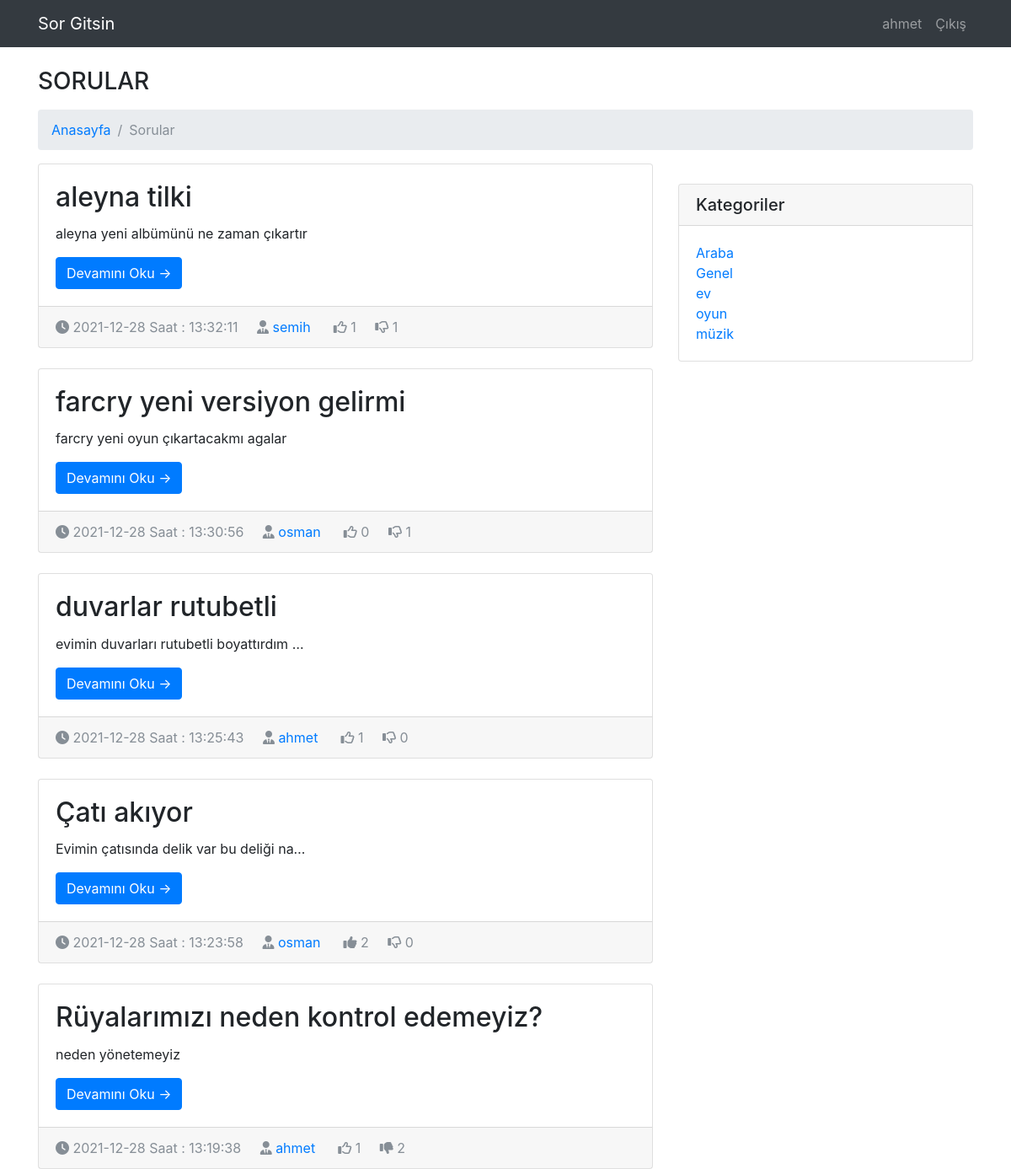
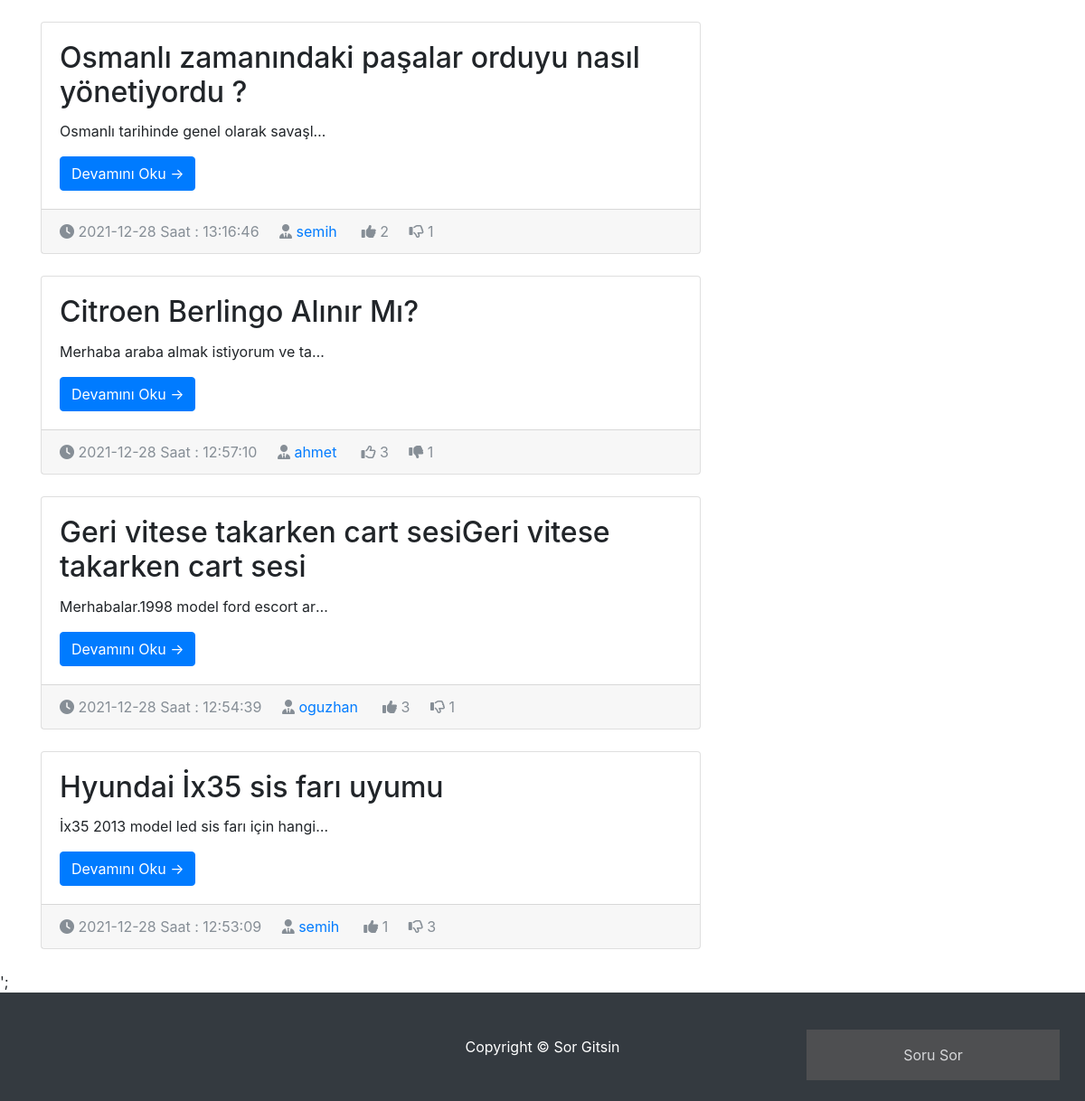
Page / (signed in) on the committed database (2 pictures, top to bottom).
### tables this page shows
CREATE TABLE `sorular` (
  `soru_id` int(11) NOT NULL,
  `soru_baslık` varchar(150) NOT NULL,
  `soru_acıklama` text NOT NULL,
  `soru_ekleyen` int(11) NOT NULL,
  `soru_kategori` varchar(200) NOT NULL,
  `soru_tarih` timestamp NOT NULL DEFAULT current_timestamp()
);

CREATE TABLE `users` (
  `ıd` int(11) NOT NULL,
  `name` varchar(30) NOT NULL,
  `surname` varchar(30) NOT NULL,
  `email` varchar(50) DEFAULT NULL,
  `password` varchar(30) DEFAULT NULL
);

### degerlendirme.php (called while the page is built, shortened)
<?php
include("database.php");
if(isset($_SESSION['user'])){
    $user_id=$_SESSION['id'];
}
else{
    $user_id=0;
}
function getLikes($id){
    $pdo = new PDO("mysql:host=localhost;dbname=php", "root", "");
    $query="select count(*) from begeni_bilgisi where soru_id = $id and bilgi='like' ";
    $results=$pdo->query($query)->fetch(PDO::FETCH_BOTH);
    return $results[0];
}
function getDisLikes($id){
    $pdo = new PDO("mysql:host=localhost;dbname=php", "root", "");
    $query="select count(*) from begeni_bilgisi where soru_id = $id and bilgi='dislike' ";
    $results=$pdo->query($query)->fetch(PDO::FETCH_BOTH);
    return $results[0];
}
function userLiked($post_id){
    global $user_id;
    global $pdo;
    $query = "select * from begeni_bilgisi where user_id=$user_id and soru_id=$post_id and bilgi='like' ";
    $result=$pdo->query($query,PDO::FETCH_ASSOC);
    if($result->rowCount()>0){
        return true;
    }else{
        return false;
    }
}
function userDisLiked($post_id){
    global $user_id;
    global $pdo;
    $query = "select * from begeni_bilgisi where user_id=$user_id and soru_id=$post_id and bilgi='dislike' ";
    $result=$pdo->query($query,PDO::FETCH_ASSOC);
    if($result->rowCount()>0){
        return true;
    }else{
        return false;
    }
}
?>

### index.php (the view, shortened to what this page needs)
<!DOCTYPE html>
<html lang="en">
<head>
    <link href="vendor/bootstrap/css/bootstrap.min.css" rel="stylesheet">
    <link href="vendor/bootstrap/css/modern-business.css" rel="stylesheet">
    <link rel="stylesheet" href="css/popup.css">
    <?php
      include("degerlendirme.php");
    ?>
  </head>
  <body>
    <nav class="navbar fixed-top navbar-expand-lg navbar-dark bg-dark fixed-top">
      <div class="container">
        <a class="navbar-brand" href="index.php">Sor Gitsin</a>
        <div class="collapse navbar-collapse" id="navbarResponsive">
          <ul class="navbar-nav ml-auto">
            <li class="nav-item">
              <a class="nav-link" href="login.php">
              <?php
              echo isset($_SESSION['user']) ? $_SESSION['user'] : 'Giriş';
              ?>
              </a>
            </li>
            <li>
            <a class="nav-link" href="logout.php">
              <?php
              echo isset($_SESSION['user']) ? 'Çıkış' : '';
              ?>
            </a>
            </li>
          </ul>
        </div>
      </div>
    </nav>
    <div class="container">
      <h3 class="mt-4 mb-3">SORULAR
      </h3>
      <ol class="breadcrumb">
        <li class="breadcrumb-item">
          <a href="index.php">Anasayfa</a>
        </li>
        <li class="breadcrumb-item active">Sorular </li>
      </ol>
      <div class="row">
        <div class="col-md-8">
          <?php
          $query=$pdo->query("select * from sorular inner join users on users.ıd=sorular.soru_ekleyen order by soru_id desc",PDO::FETCH_ASSOC) ;
          if($query->rowCount()){
            foreach($query as $row ){
              ?>
              <div class="card mb-4">
                <div class="card-body">
                  <h2 class="card-title" name="soru_baslık"><?php echo $row['soru_baslık']; ?></h2>
                  <p class="card-text"><?php echo $row['soru_acıklama']; ?></p>
                  <a href="sorudevamı.php?link=<?php echo $row["soru_id"];?>"  class="btn btn-primary" id="soru_id" >Devamını Oku &rarr;</a>
                </div>
            <div class="card-footer text-muted">
            <i class="fas fa-clock" ></i>
              <?php
                $zaman=explode(" ",$row['soru_tarih']);
                echo $zaman[0]." Saat : ".$zaman[1] ;
              ?>
              <i class="fas fa-user-tie"></i>
              <a href="#"><?php echo $row['name'] ?></a>
              <i
               <?php if(userLiked($row['soru_id'])):   ?>
               class="fa fa-thumbs-up like-btn"
               <?php else: ?>
               class="fa fa-thumbs-o-up like-btn"
               <?php endif ?>
               data-id="<?php echo $row['soru_id']; ?> "  ></i>
              <span class="likes" ><?php echo  getLikes($row['soru_id'])?></span>
              <i <?php if(userDisLiked($row['soru_id'])): ?>
              class="fa fa-thumbs-down dislike-btn"
              <?php else : ?>
              class="fa fa-thumbs-o-down dislike-btn"
              <?php endif ?>
              data-id="<?php echo $row['soru_id']; ?>"></i>
              <span class="dislikes"><?php echo  getDisLikes($row['soru_id'])?></span>
            </div>
          </div>
              <?php
            }
          }else{
            echo '<div class="alert alert-primary">Soru eklenmemiş</div>';
          }
          ?>
        </div>
        <div class="col-md-4">
          <div class="card my-4">
            <h5 class="card-header">Kategoriler</h5>
            <div class="card-body">
              <div class="row">
                <div class="col-lg-6">
                  <ul class="list-unstyled mb-0">
          <?php
            $sorgu=$pdo->query("select distinct soru_kategori from sorular");
            if($sorgu->rowcount()){
              foreach ($sorgu as $item) {
                ?>
                  <li>
                      <a href="kategori.php?kategori=<?php echo $item['soru_kategori']; ?> "><?php echo $item['soru_kategori']; ?></a>
                  </li>
                <?php
              }
            }
          ?>
            </div>
            </div>
            </div>
          </div>
        </div>
      </div>
    </div>
    <button class="open-button" onclick="openForm()">Soru Sor</button>
      ';
    <footer class="py-5 bg-dark">
      <div class="container">
        <p class="m-0 text-center text-white">Copyright &copy; Sor Gitsin</p>
      </div>
    </footer>
  </body>
</html>

### css/popup.css (style rules this page uses)
.open-button { background-color: #555; color: white; padding: 16px 20px; border: none; cursor: pointer; opacity: 0.8; position: fixed; bottom: 23px; right: 28px; width: 280px; }

### index.php (style rules this page uses)
.card-text { width: 300px; overflow: hidden; white-space: nowrap; text-overflow: ellipsis; }

### rows in the picture
sorular: soru_baslık "aleyna tilki", soru_acıklama "aleyna yeni albümünü ne zaman çıkartır", soru_tarih "2021-12-28", soru_tarih "13:32:11", users.name "semih", soru_id "1"
sorular: soru_baslık "farcry yeni versiyon gelirmi", soru_acıklama "farcry yeni oyun çıkartacakmı agalar", soru_tarih "2021-12-28", soru_tarih "13:30:56", users.name "osman", soru_id "0", soru_id "1"
sorular: soru_baslık "duvarlar rutubetli", soru_acıklama "evimin duvarları rutubetli boyattırdım…", soru_tarih "2021-12-28", soru_tarih "13:25:43", users.name "ahmet", soru_id "1", soru_id "0"
sorular: soru_baslık "Çatı akıyor", soru_acıklama "Evimin çatısında delik var bu deliği na…", soru_tarih "2021-12-28", soru_tarih "13:23:58", users.name "osman", soru_id "2", soru_id "0"
sorular: soru_baslık "Rüyalarımızı neden kontrol edemeyiz?", soru_acıklama "neden yönetemeyiz", soru_tarih "2021-12-28", soru_tarih "13:19:38", users.name "ahmet", soru_id "1", soru_id "2"
sorular: soru_baslık "Osmanlı zamanındaki paşalar orduyu nasıl yönetiyordu ?", soru_acıklama "Osmanlı tarihinde genel olarak savaşl…", soru_tarih "2021-12-28", soru_tarih "13:16:46", users.name "semih", soru_id "2", soru_id "1"
sorular: soru_baslık "Citroen Berlingo Alınır Mı?", soru_acıklama "Merhaba araba almak istiyorum ve ta…", soru_tarih "2021-12-28", soru_tarih "12:57:10", users.name "ahmet", soru_id "3", soru_id "1"
sorular: soru_baslık "Geri vitese takarken cart sesiGeri vitese takarken cart sesi", soru_acıklama "Merhabalar.1998 model ford escort ar…", soru_tarih "2021-12-28", soru_tarih "12:54:39", users.name "oguzhan", soru_id "3", soru_id "1"
sorular: soru_baslık "Hyundai İx35 sis farı uyumu", soru_acıklama "İx35 2013 model led sis farı için hangi…", soru_tarih "2021-12-28", soru_tarih "12:53:09", users.name "semih", soru_id "1", soru_id "3"

### other values in the picture
$_SESSION['user'] "ahmet"
$item['soru_kategori'] "Araba"
$item['soru_kategori'] "Genel"
$item['soru_kategori'] "ev"
$item['soru_kategori'] "oyun"
$item['soru_kategori'] "müzik"
